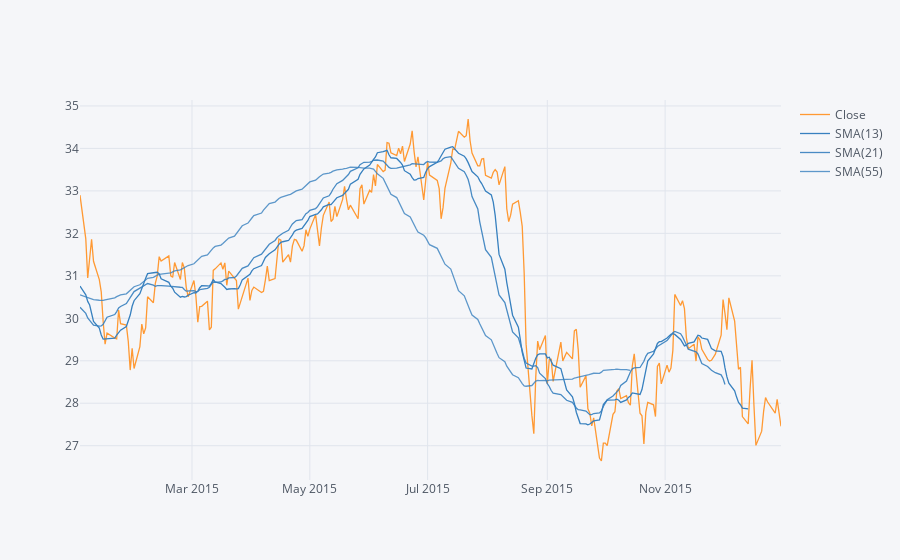

Here is the notebook cell this chart was saved with:
### Markdown cell above
** Use .ta_plot(study='sma') to create a Simple Moving Averages plot of Morgan Stanley for the year 2015.**

### Code cell
MS['Close'].loc['2015-01-01':'2015-12-31'].ta_plot(study='sma',periods=[13,21,55])

### Figure 1 — Plotly figure (JSON) as saved in the notebook; plotly's stock layout.template omitted (floating-point values rounded to 4 significant figures; data arrays with more than 128 entries replaced by an {"elided": "..."} marker saying what was removed)
{"data": [{"line": {"color": "rgba(255, 153, 51, 1.0)", "dash": "solid", "shape": "linear", "width": 1.3}, "mode": "lines", "name": "Close", "text": "", "type": "scatter", "x": {"elided": "252 str values"}, "y": {"elided": "252 float values"}}, {"line": {"color": "rgba(55, 128, 191, 1.0)", "dash": "solid", "shape": "linear", "width": 1.3}, "mode": "lines", "name": "SMA(13)", "text": "", "type": "scatter", "x": {"elided": "252 str values"}, "y": {"elided": "252 mixed values"}}, {"line": {"color": "rgba(55, 128, 191, 0.8999999999999999)", "dash": "solid", "shape": "linear", "width": 1.3}, "mode": "lines", "name": "SMA(21)", "text": "", "type": "scatter", "x": {"elided": "252 str values"}, "y": {"elided": "252 mixed values"}}, {"line": {"color": "rgba(55, 128, 191, 0.7999999999999998)", "dash": "solid", "shape": "linear", "width": 1.3}, "mode": "lines", "name": "SMA(55)", "text": "", "type": "scatter", "x": {"elided": "252 str values"}, "y": {"elided": "252 mixed values"}}], "layout": {"legend": {"bgcolor": "#F5F6F9", "font": {"color": "#4D5663"}}, "paper_bgcolor": "#F5F6F9", "plot_bgcolor": "#F5F6F9", "title": {"font": {"color": "#4D5663"}}, "xaxis": {"gridcolor": "#E1E5ED", "showgrid": true, "tickfont": {"color": "#4D5663"}, "title": {"font": {"color": "#4D5663"}, "text": ""}, "zerolinecolor": "#E1E5ED"}, "yaxis": {"gridcolor": "#E1E5ED", "showgrid": true, "tickfont": {"color": "#4D5663"}, "title": {"font": {"color": "#4D5663"}, "text": ""}, "zerolinecolor": "#E1E5ED"}}}
